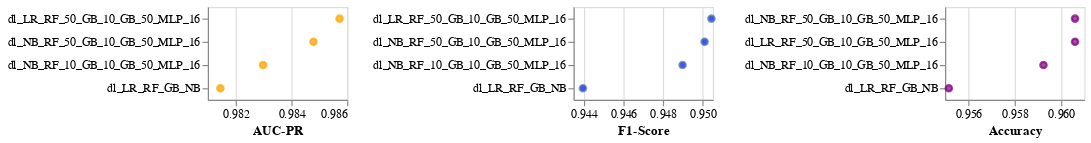

The notebook cell saved with this chart:
### Code cell
labels = []
for conf in learners:
    label = "_".join(conf.keys())
    label = label.replace("LogisticRegression_binomial", "LR")
    label = label.replace("LogisticRegression", "LR")
    label = label.replace("RandomForest", "RF")
    label = label.replace("GradientBoosting", "GB")
    label = label.replace("NeuralNetwork", "MLP")
    label = label.replace("trees", "")
    label = label.replace("NaiveBayes", "NB")
    labels.append("dl_" + label)
    
data_final4_dl = []
for label, record in zip(labels, results_final4_dl.values()):
    record["Configuration"] = label
    data_final4_dl.append(record)
data
df = pd.DataFrame(data_final4_dl)

f1_chart = alt.Chart(df).mark_point(fill="blue").encode(
    y=alt.Y('Configuration', sort="-x", axis=alt.Axis(title=None)),
    x=alt.X('F1-Score').scale(zero=False)
).properties(width=120)

aucpr_chart = alt.Chart(df).mark_point(fill="orange", stroke="orange").encode(
    y=alt.Y('Configuration', sort="-x", axis=alt.Axis(title=None)),
    x=alt.X('AUC-PR').scale(zero=False)
).properties(width=120)

accuracy_chart = alt.Chart(df).mark_point(fill="purple", stroke="purple").encode(
    y=alt.Y('Configuration', sort="-x", axis=alt.Axis(title=None)),
    x=alt.X('Accuracy').scale(zero=False)
).properties(width=120)
(aucpr_chart | f1_chart | accuracy_chart).configure_axis(labelLimit=1000)

### Figure 1 — Vega-Lite specification as saved in the notebook (floating-point values rounded to 4 significant figures)
{"config": {"view": {"continuousWidth": 300, "continuousHeight": 300}, "axis": {"labelLimit": 1000}}, "hconcat": [{"mark": {"type": "point", "fill": "orange", "stroke": "orange"}, "encoding": {"x": {"field": "AUC-PR", "scale": {"zero": false}, "type": "quantitative"}, "y": {"axis": {"title": null}, "field": "Configuration", "sort": "-x", "type": "nominal"}}, "width": 120}, {"mark": {"type": "point", "fill": "blue"}, "encoding": {"x": {"field": "F1-Score", "scale": {"zero": false}, "type": "quantitative"}, "y": {"axis": {"title": null}, "field": "Configuration", "sort": "-x", "type": "nominal"}}, "width": 120}, {"mark": {"type": "point", "fill": "purple", "stroke": "purple"}, "encoding": {"x": {"field": "Accuracy", "scale": {"zero": false}, "type": "quantitative"}, "y": {"axis": {"title": null}, "field": "Configuration", "sort": "-x", "type": "nominal"}}, "width": 120}], "data": {"name": "data-25688e2e0334dfb92af007e2685ebe2d"}, "$schema": "https://vega.github.io/schema/vega-lite/v5.8.0.json", "datasets": {"data-25688e2e0334dfb92af007e2685ebe2d": [{"F1-Score": 0.9501, "AUC-PR": 0.9848, "Accuracy": 0.9606, "Configuration": "dl_NB_RF_50_GB_10_GB_50_MLP_16"}, {"F1-Score": 0.949, "AUC-PR": 0.983, "Accuracy": 0.9592, "Configuration": "dl_NB_RF_10_GB_10_GB_50_MLP_16"}, {"F1-Score": 0.9504, "AUC-PR": 0.9857, "Accuracy": 0.9606, "Configuration": "dl_LR_RF_50_GB_10_GB_50_MLP_16"}, {"F1-Score": 0.944, "AUC-PR": 0.9815, "Accuracy": 0.9552, "Configuration": "dl_LR_RF_GB_NB"}]}}
